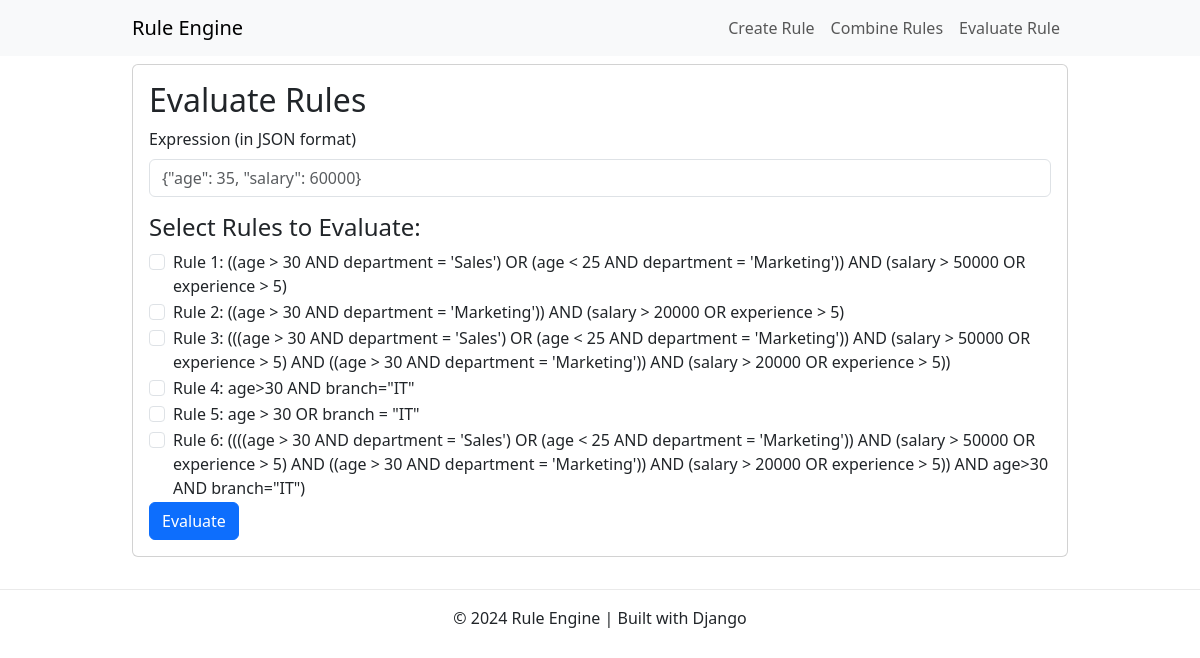
/rule-engine/evaluate-rules/, run on an earlier commit of the app's database.
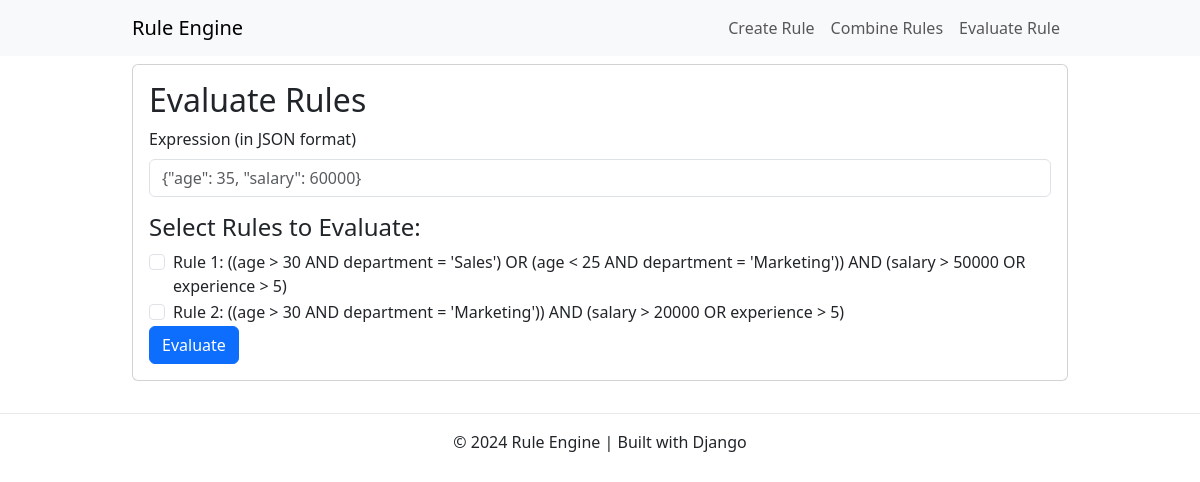
And on a later commit of the database.
### engine/models.py (models this page shows, shortened)
class Rule(models.Model):
    rule_name = models.CharField(max_length=255,unique=True)
    rule_string = models.TextField()
    ast_json = models.JSONField(null=True, blank=True)  # Allow null and blank values for ast_json
    created_at = models.DateTimeField(auto_now_add=True)

### engine/views.py (the view, shortened to what this page needs)
# urls.py: path('evaluate-rules/', views.EvaluateRuleView.as_view(), name='evaluate_rule'),
class EvaluateRuleView(View):
    def get(self, request):
        rules = Rule.objects.all()  # Fetch all rules from the database
        return render(request, 'engine/evaluate_rules.html', {'rules': rules})

### engine/templates/engine/evaluate_rules.html (shortened to what this page needs)
{% extends 'engine/base.html' %}
{% block content %}
<div class="card">
    <div class="card-body">
        <h2 class="card-title">Evaluate Rules</h2>
        <form method="POST">
            <div class="mb-3">
                <label for="expression" class="form-label">Expression (in JSON format)</label>
                <input type="text" id="expression" name="expression" class="form-control" placeholder='{"age": 35, "salary": 60000}' required>
            </div>
            <h4>Select Rules to Evaluate:</h4>
            {% for rule in rules %}
                <div class="form-check">
                    <input class="form-check-input" type="checkbox" id="rule_{{ rule.id }}" name="rules" value="{{ rule.id }}">
                    <label class="form-check-label" for="rule_{{ rule.id }}">
                        {{ rule.rule_name }}: {{ rule.rule_string }}
                    </label>
                </div>
            {% endfor %}
            <button type="submit" class="btn btn-primary">Evaluate</button>
        </form>
    </div>
</div>
{% endblock %}

What changed in the data, as far as the page shows it:
removed Rule: rule_name "Rule 3", rule_string "(((age > 30 AND department = 'Sales') OR (age < 25 AND department = 'Marketing')) AND (salary > 50000 OR experience > 5) AND ((age > 30 AND department = 'Marketing')) AND (salary > 20000 OR experience > 5))"
removed Rule: rule_name "Rule 4", rule_string "age>30 AND branch=\"IT\""
removed Rule: rule_name "Rule 5", rule_string "age > 30 OR branch = \"IT\""
removed Rule: rule_name "Rule 6", rule_string "((((age > 30 AND department = 'Sales') OR (age < 25 AND department = 'Marketing')) AND (salary > 50000 OR experience > 5) AND ((age > 30 AND department = 'Marketing')) AND (salary > 20000 OR experience > 5)) AND age>30 AND branch=\"IT\")"
